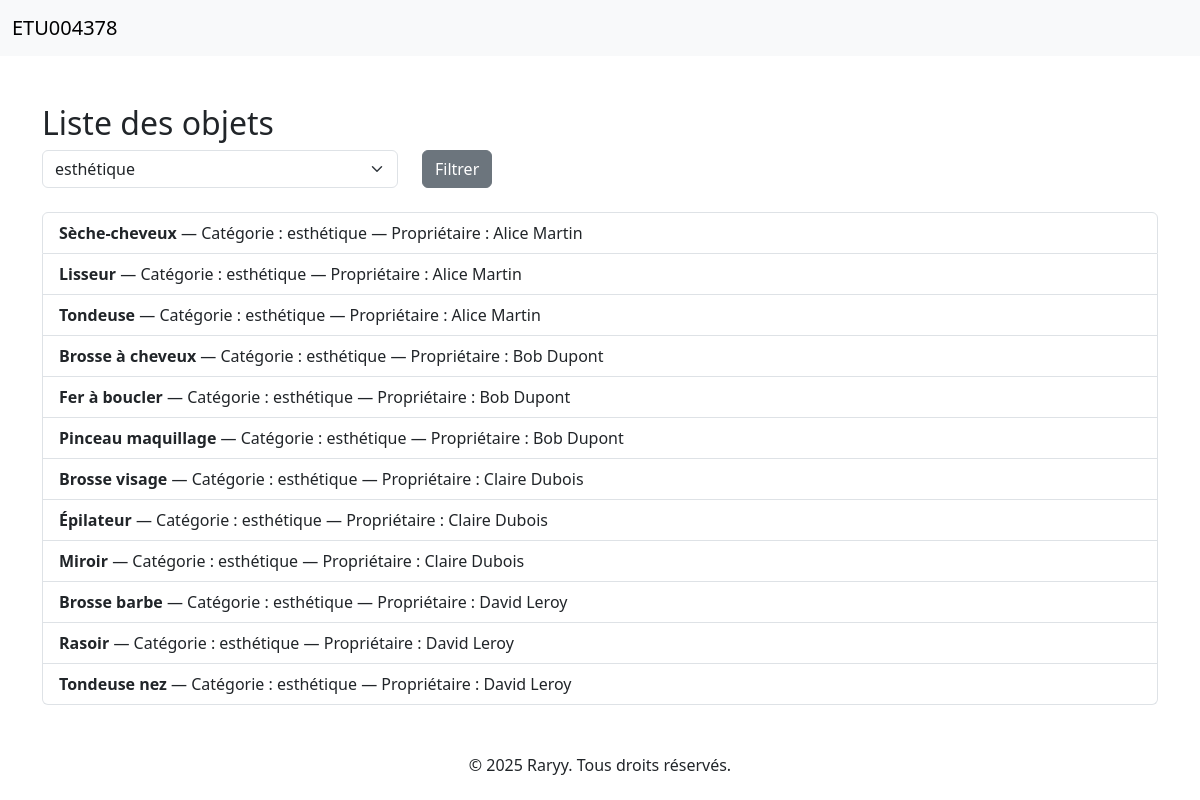
The app's page /pages/objets.php?categorie=1 with its own data.
### tables this page shows
CREATE TABLE objet (
    id_objet INT AUTO_INCREMENT PRIMARY KEY,
    nom_objet VARCHAR(100),
    id_categorie INT,
    id_membre INT,
    FOREIGN KEY (id_categorie) REFERENCES categorie_objet(id_categorie),
    FOREIGN KEY (id_membre) REFERENCES membre(id_membre)
);

CREATE TABLE categorie_objet (
    id_categorie INT AUTO_INCREMENT PRIMARY KEY,
    nom_categorie VARCHAR(100)
);

CREATE TABLE membre (
    id_membre INT AUTO_INCREMENT PRIMARY KEY,
    nom VARCHAR(100),
    date_naissance DATE,
    genre ENUM('H', 'F', 'Autre'),
    email VARCHAR(100) UNIQUE,
    ville VARCHAR(100),
    mdp VARCHAR(255),
    image_profil VARCHAR(255)
);

### pages/objets.php (the view, shortened to what this page needs)
<?php
require_once '../includes/db.php';
$stmt = $pdo->query('SELECT * FROM categorie_objet');
$categories = $stmt->fetchAll(PDO::FETCH_ASSOC);
include '../includes/header.php';
?>
<div class="container mt-5">
    <h2>Liste des objets</h2>
    <form method="get" class="mb-3">
        <div class="row">
            <div class="col-md-4">
                <select name="categorie" class="form-select">
                    <?php foreach ($categories as $cat): ?>
                        <option value="<?= htmlspecialchars($cat['id_categorie']) ?>" <?= (isset($_GET['categorie']) && $_GET['categorie'] == $cat['id_categorie']) ? 'selected' : '' ?>>
                            <?= htmlspecialchars($cat['nom_categorie']) ?>
                        </option>
                    <?php endforeach; ?>
                </select>
            </div>
            <div class="col-md-2">
                <button type="submit" class="btn btn-secondary">Filtrer</button>
            </div>
        </div>
    </form>
<?php
$where = '';
$params = [];
if (!empty($_GET['categorie'])) {
    $where = 'WHERE o.id_categorie = ?';
    $params[] = $_GET['categorie'];
}
$sql = 'SELECT o.id_objet, o.nom_objet, c.nom_categorie, m.nom AS proprietaire,
        (
            SELECT e.date_retour FROM emprunt e
            WHERE e.id_objet = o.id_objet AND e.date_retour >= CURDATE()
            ORDER BY e.date_retour ASC LIMIT 1
        ) AS date_retour
        FROM objet o
        JOIN categorie_objet c ON o.id_categorie = c.id_categorie
        JOIN membre m ON o.id_membre = m.id_membre
        ' . $where;
$stmt = $pdo->prepare($sql);
$stmt->execute($params);
$objets = $stmt->fetchAll(PDO::FETCH_ASSOC);
?>
<div class="mt-4">
    <?php if (count($objets) > 0): ?>
        <ul class="list-group">
            <?php foreach ($objets as $objet): ?>
                <li class="list-group-item">
                    <strong><?= htmlspecialchars($objet['nom_objet']) ?></strong> —
                    Catégorie : <?= htmlspecialchars($objet['nom_categorie']) ?> —
                    Propriétaire : <?= htmlspecialchars($objet['proprietaire']) ?>
                </li>
            <?php endforeach; ?>
        </ul>
    <?php else: ?>
        <div class="alert alert-info">Aucun objet trouvé.</div>
    <?php endif; ?>
</div>
</div>
<?php include '../includes/footer.php'; ?>

### records on screen
objet: nom_objet "Sèche-cheveux", id_categorie.nom_categorie "esthétique", id_membre.nom "Alice Martin"
objet: nom_objet "Lisseur", id_categorie.nom_categorie "esthétique", id_membre.nom "Alice Martin"
objet: nom_objet "Tondeuse", id_categorie.nom_categorie "esthétique", id_membre.nom "Alice Martin"
objet: nom_objet "Brosse à cheveux", id_categorie.nom_categorie "esthétique", id_membre.nom "Bob Dupont"
objet: nom_objet "Fer à boucler", id_categorie.nom_categorie "esthétique", id_membre.nom "Bob Dupont"
objet: nom_objet "Pinceau maquillage", id_categorie.nom_categorie "esthétique", id_membre.nom "Bob Dupont"
objet: nom_objet "Brosse visage", id_categorie.nom_categorie "esthétique", id_membre.nom "Claire Dubois"
objet: nom_objet "Épilateur", id_categorie.nom_categorie "esthétique", id_membre.nom "Claire Dubois"
objet: nom_objet "Miroir", id_categorie.nom_categorie "esthétique", id_membre.nom "Claire Dubois"
objet: nom_objet "Brosse barbe", id_categorie.nom_categorie "esthétique", id_membre.nom "David Leroy"
objet: nom_objet "Rasoir", id_categorie.nom_categorie "esthétique", id_membre.nom "David Leroy"
objet: nom_objet "Tondeuse nez", id_categorie.nom_categorie "esthétique", id_membre.nom "David Leroy"

### other values on screen
form field categorie "esthétique"
